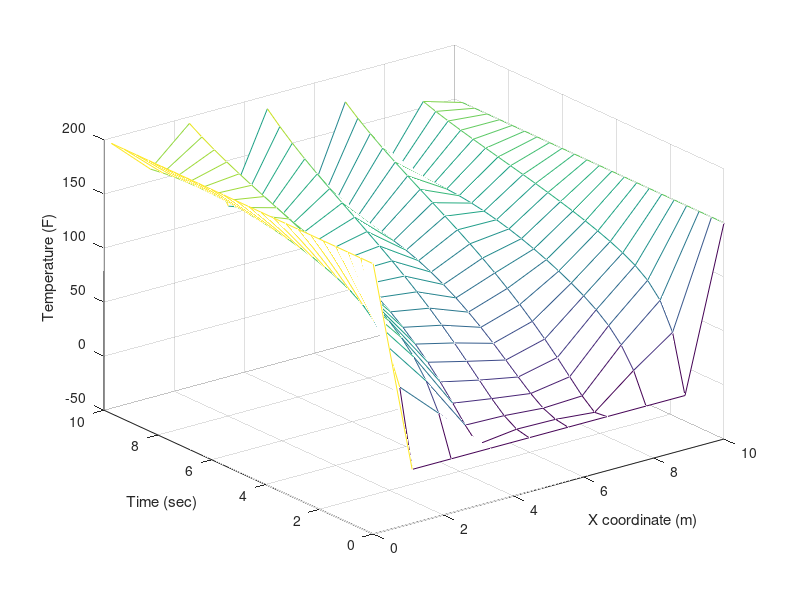

MATLAB code to generate this figure:
%%%% dT/dt = d^2T/dx^2 - partial derivatives
%%% T = temperature = f(x,t)
%%% time derivative = second partial derivative
%%%( T(x,t+dt) - T(x,t) ) / dt = ( T(x+dx, t) - 2*T(x,t) + T(x-dx,t) ) /dx^2
%%% Propagate this system in time
%%% Solve for  T(x,t+dt) = T(x,t) + k*dt/dx^2 * ( T(x+dx, t) - 2*T(x,t) + T(x-dx,t) )

function finite_difference()
global x_vec dx k

clc
close all
 
%%% Heat Constant - Heat Capacitance
k = 2;

%%% Length of the pipe
L = 10;

%%%Number of Elements
N = 10;

%%%Discretize our Xspace
x_vec = linspace(0,L,N); %%%start at 0, increment to L and the length of the vector is N
dx = x_vec(2)-x_vec(1); %%%consequence of the linspace command


%%%Discretize time
dt = 1.4*(dx^2)/(2*k);
t_vec = 0:dt:10;

%%%Allocate memory
T_mat = zeros(length(x_vec),length(t_vec));

%%%Initial conditions for the temperature of the pipe
T_mat(1,:) = 200; %%%the left end of the pipe is 200 degrees - Boundary condition
T_mat(end,:) = 150; %%%The right end of the pipe is 150 degrees - BCs

%%% Integrate using Euler's and FDM
for tdx = 1:length(t_vec)-1 %%%integrator integrates to tdx+1
    for idx = 2:length(x_vec)-1
        T_mat(idx,tdx+1) = T_mat(idx,tdx) + k*dt/(dx^2) * ( T_mat(idx+1, tdx) - 2*T_mat(idx,tdx) + T_mat(idx-1,tdx));
    end
end

%%%Plot this

%%%[tt,xx] = meshgrid(t_vec,x_vec); mesh(xx,tt,T_mat) xlabel('X coordinate (m)') ylabel('Time (sec)') zlabel('Temperature (F)')
 
dtRK4 = 1.5 *(dx^2)/(2*k);
 
tRK4_vec = t_vec(1):dtRK4:t_vec(end);


%%% Copy T_mat matrix
TRK4_mat = zeros(length(x_vec),length(tRK4_vec));
TRK4_mat(1,:) = 200; %%%the left end of the pipe is 200 degrees - Boundary condition
TRK4_mat(end,:) = 150; %%%The right end of the pipe is 150 degrees - BCs

for tdx = 1:length(tRK4_vec)-1
    %%%Standard RK4 equation
    k1 = Derivative(TRK4_mat(:,tdx));
    k2 = Derivative(TRK4_mat(:,tdx)+k1*dtRK4/2);
    k3 = Derivative(TRK4_mat(:,tdx)+k2*dtRK4/2);
    k4 = Derivative(TRK4_mat(:,tdx)+k3*dtRK4);
    phi = (1/6)*(k1 +2*k2 + 2*k3 + k4);
    TRK4_mat(:,tdx+1) = TRK4_mat(:,tdx) + phi*dtRK4;
end

%%%Plot this

[tt,xx] = meshgrid(tRK4_vec,x_vec);

figure()

mesh(xx,tt,TRK4_mat)
xlabel('X coordinate (m)')
ylabel('Time (sec)')
zlabel('Temperature (F)')

function dTdt = Derivative(Tin_vec)
global x_vec dx k

dTdt = 0*Tin_vec;

for idx = 2:length(x_vec)-1
        dTdt(idx) = k/(dx^2) * ( Tin_vec(idx+1) - 2*Tin_vec(idx) + Tin_vec(idx-1));
end


